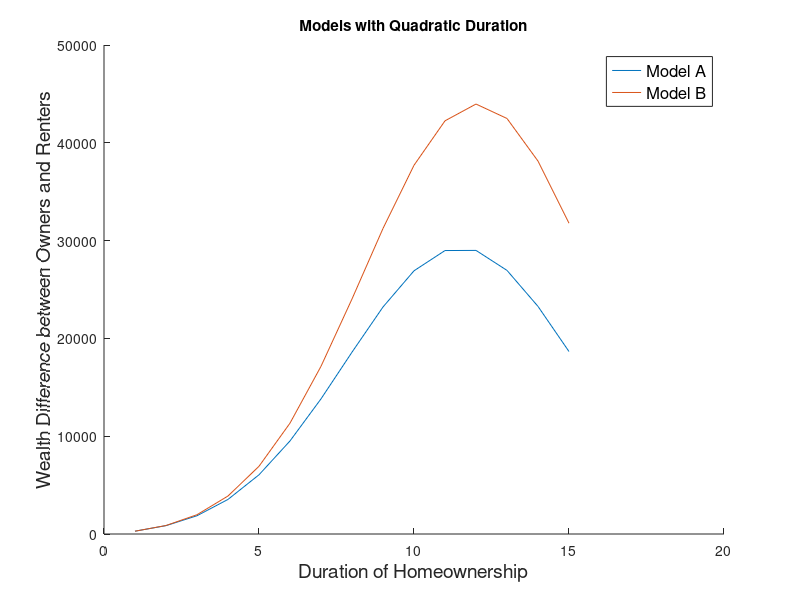

Source code (MATLAB):
dur         = 1:1:15;
%% Di et al. MODELs on our sample (1999-2015)
%  LogW = alpha + beta_h * H + beta_sh * SH + beta_c * C
%% When we use dummies for duration  
%  LogW = alpha + beta_h * H + beta_sh * SH + beta_c * C + Gamma * D
%  where beta_h = 0, beta_sh =0, gamma is the coeff for each dur dummies 
%% COEFFICIENTS FROM THEIR ESTIMATION 
alpha   = [ -13.93   % MODEL A
            -14.17]; % MODEL B
       
beta_h  = [0.840     % MODEL A
           0.886];   % MODEL B 
       
beta_hs = [-0.0365   % MODEL A
           -0.0368]; % MODEL B
      
         % MODEL A |  MODEL B 
         %--------------------
beta_c  = [    1.734    1.741 ;...   % Average annual income (log)    
               0.0188   0     ;...   % Net init wealth (log)
               0.0705   0.076 ;...   % Age of household head initally
               0        0.0429]';    % Being in top quart of wealth dist. init
           

[height_beta_c, width_beta_c] = size(beta_c);  

%% INDEPENDENT VARIABLES 
% fix variables:
%   1. continuous variables: at their sample means
%   2. categorical variables: estimates of the groups with the highest incidence  

           % Means    
C =       [ 10.09      % Average annual income (log)    
             5.778     % Net init wealth (log)
            25.31      % Age of household head in 1999
             1  ];     % Being in top quart of wealth dist. when first obs

[height_C, width_C] = size(C); 
       
 beta_c_times_C      = beta_c*C;
                     
%% DEPENDENT VARIABLES FOR OWNERS and RENTERS
LogW              = nan(height_beta_c, length(dur));
wealth            = nan(height_beta_c, length(dur));
LogW_rent         = nan(height_beta_c, length(dur));
wealth_rent       = nan(height_beta_c, length(dur));
Wealth_Difference = nan(height_beta_c, length(dur));
for i=1:1:height_beta_c % # of models
     LogW(i,:)              = (alpha(i)+beta_c_times_C(i))*ones(size(dur)) +  beta_h(i) * dur + beta_hs(i) * dur.^2;
     LogW_rent(i,:)         = (alpha(i)+beta_c_times_C(i))*ones(size(dur));
 
     wealth(i,:)            = exp(LogW(i,:));
     wealth_rent(i,:)       = exp(LogW_rent(i,:));
     Wealth_Difference(i,:) = wealth(i,:)-wealth_rent(i,:);
end

figure(1)
hold on
for i=1:height_beta_c
plot(dur,Wealth_Difference(i,:))
end
hleg=legend('Model A','Model B');
set(hleg,'Location','northeast','FontSize',12);
ylabel('Wealth Difference between Owners and Renters','FontSize',14)
xlabel('Duration of Homeownership','FontSize',14)
title("Models with Quadratic Duration")
